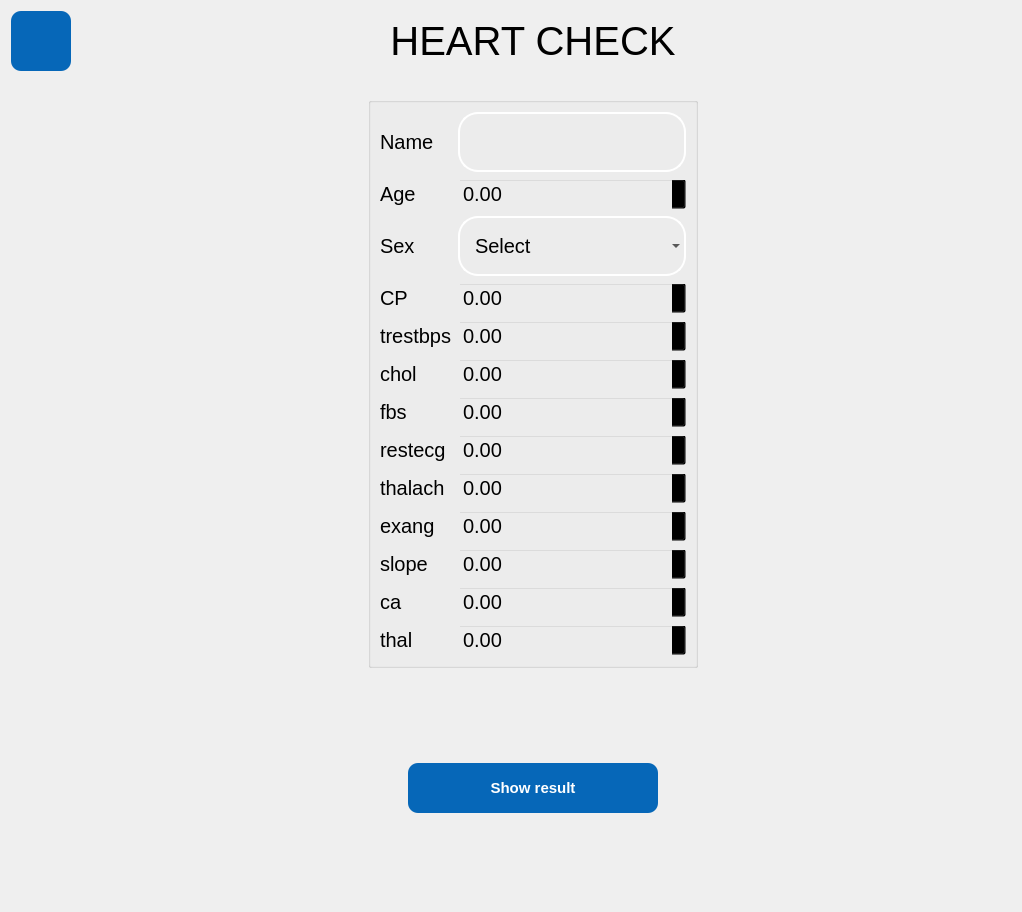
<?xml version="1.0" encoding="UTF-8"?>
<ui version="4.0">
 <class>Form</class>
 <widget class="QWidget" name="Form">
  <property name="geometry">
   <rect>
    <x>0</x>
    <y>0</y>
    <width>1022</width>
    <height>912</height>
   </rect>
  </property>
  <property name="windowTitle">
   <string>Form</string>
  </property>
  <property name="styleSheet">
   <string notr="true">
font-family:Ubuntu;
font-size: 20px;
	color:black;
</string>
  </property>
  <layout class="QGridLayout" name="gridLayout">
   <item row="0" column="0">
    <widget class="QPushButton" name="back_btn">
     <property name="minimumSize">
      <size>
       <width>60</width>
       <height>60</height>
      </size>
     </property>
     <property name="maximumSize">
      <size>
       <width>60</width>
       <height>60</height>
      </size>
     </property>
     <property name="styleSheet">
      <string notr="true">QPushButton {
	background-color:rgba(6,103,184,255);
    color: #FFFFFF;
    padding: 2px;
    font: bold 15px;
    border-width: 6px;
    border-radius: 10px;
    border-color: #2752B8;
}
QPushButton:hover {
    background-color: #827397;
}
QPushButton:pressed{
padding-left:5px;
padding-top:5px;
background-color:rgba(2, 65, 118, 100);
background-postion:calc(100% - 10px) center;}
</string>
     </property>
     <property name="text">
      <string/>
     </property>
     <property name="icon">
      <iconset resource="app_resources.qrc">
       <normaloff>:/ICONS/icons/back-button.png</normaloff>:/ICONS/icons/back-button.png</iconset>
     </property>
     <property name="iconSize">
      <size>
       <width>30</width>
       <height>30</height>
      </size>
     </property>
     <property name="flat">
      <bool>true</bool>
     </property>
    </widget>
   </item>
   <item row="4" column="3">
    <widget class="QPushButton" name="show_result_btn_2">
     <property name="minimumSize">
      <size>
       <width>250</width>
       <height>50</height>
      </size>
     </property>
     <property name="maximumSize">
      <size>
       <width>330</width>
       <height>50</height>
      </size>
     </property>
     <property name="styleSheet">
      <string notr="true">QPushButton {
	background-color:rgba(6,103,184,255);
    color: #FFFFFF;
    padding: 2px;
    font: bold 15px;
    border-width: 6px;
    border-radius: 10px;
    border-color: #2752B8;
}
QPushButton:hover {
    background-color: #827397;
}
QPushButton:pressed{
padding-left:5px;
padding-top:5px;
background-color:rgba(2, 65, 118, 100);
background-postion:calc(100% - 10px) center;}
</string>
     </property>
     <property name="text">
      <string>Show result</string>
     </property>
    </widget>
   </item>
   <item row="5" column="3">
    <spacer name="verticalSpacer">
     <property name="orientation">
      <enum>Qt::Vertical</enum>
     </property>
     <property name="sizeHint" stdset="0">
      <size>
       <width>20</width>
       <height>40</height>
      </size>
     </property>
    </spacer>
   </item>
   <item row="2" column="2" colspan="3">
    <widget class="QGroupBox" name="groupBox">
     <property name="minimumSize">
      <size>
       <width>330</width>
       <height>450</height>
      </size>
     </property>
     <property name="autoFillBackground">
      <bool>false</bool>
     </property>
     <property name="styleSheet">
      <string notr="true"> border-color:transparent;
background-color:transparent;</string>
     </property>
     <property name="title">
      <string/>
     </property>
     <property name="flat">
      <bool>true</bool>
     </property>
     <property name="checkable">
      <bool>false</bool>
     </property>
     <layout class="QGridLayout" name="gridLayout_2">
      <item row="6" column="0">
       <widget class="QLabel" name="label_6">
        <property name="styleSheet">
         <string notr="true">background-color: rgb(255, 255, 255,0);</string>
        </property>
        <property name="text">
         <string>fbs</string>
        </property>
       </widget>
      </item>
      <item row="0" column="0">
       <widget class="QLabel" name="label_13">
        <property name="styleSheet">
         <string notr="true">background-color: rgb(255, 255, 255,0);</string>
        </property>
        <property name="text">
         <string>Name</string>
        </property>
       </widget>
      </item>
      <item row="2" column="0">
       <widget class="QLabel" name="label_2">
        <property name="styleSheet">
         <string notr="true">background-color: rgb(255, 255, 255,0);</string>
        </property>
        <property name="text">
         <string>Sex</string>
        </property>
       </widget>
      </item>
      <item row="8" column="1">
       <widget class="QDoubleSpinBox" name="thalach_sb">
        <property name="styleSheet">
         <string notr="true">  height: 32px;
  border-radius: 4px;
  border: 1px solid #959595;
  position: relative;
  text-align: center;
  font-size: 20px;
  width: 80px;
  outline: none;

  caret-color: transparent;;

QLineEdit{
border: 1px solid #ABAFB7;

}
QLineEdit:focus {
  border: 3px solid #555;
}


QLineEdit{
border: 1px solid #ABAFB7;

}
QLineEdit:focus {
  border: 3px solid #555;
}

</string>
        </property>
       </widget>
      </item>
      <item row="2" column="1">
       <widget class="QComboBox" name="sex_comboBox">
        <property name="minimumSize">
         <size>
          <width>0</width>
          <height>49</height>
         </size>
        </property>
        <property name="styleSheet">
         <string notr="true">background:transparent;
  border-radius: 20px;
color:black	;
 border: 2px solid  #ffffff;
font-size:20px;
padding:15px;

</string>
        </property>
        <item>
         <property name="text">
          <string>Select</string>
         </property>
        </item>
        <item>
         <property name="text">
          <string>Male</string>
         </property>
         <property name="icon">
          <iconset>
           <normaloff>:/icons/icons/male.png</normaloff>:/icons/icons/male.png</iconset>
         </property>
        </item>
        <item>
         <property name="text">
          <string>Female</string>
         </property>
         <property name="icon">
          <iconset>
           <normaloff>:/icons/icons/female.png</normaloff>:/icons/icons/female.png</iconset>
         </property>
        </item>
       </widget>
      </item>
      <item row="12" column="0">
       <widget class="QLabel" name="label_12">
        <property name="styleSheet">
         <string notr="true">background-color: rgb(255, 255, 255,0);</string>
        </property>
        <property name="text">
         <string>thal</string>
        </property>
       </widget>
      </item>
      <item row="9" column="0">
       <widget class="QLabel" name="label_10">
        <property name="styleSheet">
         <string notr="true">background-color: rgb(255, 255, 255,0);</string>
        </property>
        <property name="text">
         <string>exang</string>
        </property>
       </widget>
      </item>
      <item row="0" column="1">
       <widget class="QLineEdit" name="Name_lin">
        <property name="minimumSize">
         <size>
          <width>0</width>
          <height>49</height>
         </size>
        </property>
        <property name="styleSheet">
         <string notr="true">background:transparent;
  border-radius: 20px;
color:black	;
 border: 2px solid  #ffffff;
font-size:20px;
padding:15px;

</string>
        </property>
       </widget>
      </item>
      <item row="11" column="1">
       <widget class="QDoubleSpinBox" name="ca_sb">
        <property name="styleSheet">
         <string notr="true">  height: 32px;
  border-radius: 4px;
  border: 1px solid #959595;
  position: relative;
  text-align: center;
  font-size: 20px;
  width: 80px;
  outline: none;

  caret-color: transparent;;

QLineEdit{
border: 1px solid #ABAFB7;

}
QLineEdit:focus {
  border: 3px solid #555;
}


QLineEdit{
border: 1px solid #ABAFB7;

}
QLineEdit:focus {
  border: 3px solid #555;
}

</string>
        </property>
       </widget>
      </item>
      <item row="1" column="1">
       <widget class="QDoubleSpinBox" name="age_sb">
        <property name="styleSheet">
         <string notr="true">  height: 32px;
  border-radius: 4px;
  border: 1px solid #959595;
  position: relative;
  text-align: center;
  font-size: 20px;
  width: 80px;
  outline: none;

  caret-color: transparent;;

QLineEdit{
border: 1px solid #ABAFB7;

}
QLineEdit:focus {
  border: 3px solid #555;
}


QLineEdit{
border: 1px solid #ABAFB7;

}
QLineEdit:focus {
  border: 3px solid #555;
}

</string>
        </property>
       </widget>
      </item>
      <item row="9" column="1">
       <widget class="QDoubleSpinBox" name="exang_sb">
        <property name="styleSheet">
         <string notr="true">  height: 32px;
  border-radius: 4px;
  border: 1px solid #959595;
  position: relative;
  text-align: center;
  font-size: 20px;
  width: 80px;
  outline: none;

  caret-color: transparent;;

QLineEdit{
border: 1px solid #ABAFB7;

}
QLineEdit:focus {
  border: 3px solid #555;
}


QLineEdit{
border: 1px solid #ABAFB7;

}
QLineEdit:focus {
  border: 3px solid #555;
}

</string>
        </property>
       </widget>
      </item>
      <item row="3" column="0">
       <widget class="QLabel" name="label_3">
        <property name="styleSheet">
         <string notr="true">background-color: rgb(255, 255, 255,0);</string>
        </property>
        <property name="text">
         <string>CP</string>
        </property>
       </widget>
      </item>
      <item row="8" column="0">
       <widget class="QLabel" name="label_8">
        <property name="styleSheet">
         <string notr="true">background-color: rgb(255, 255, 255,0);</string>
        </property>
        <property name="text">
         <string>thalach</string>
        </property>
       </widget>
      </item>
      <item row="1" column="0">
       <widget class="QLabel" name="label">
        <property name="styleSheet">
         <string notr="true">background-color: rgb(255, 255, 255,0);</string>
        </property>
        <property name="text">
         <string>Age</string>
        </property>
       </widget>
      </item>
      <item row="7" column="0">
       <widget class="QLabel" name="label_7">
        <property name="styleSheet">
         <string notr="true">background-color: rgb(255, 255, 255,0);</string>
        </property>
        <property name="text">
         <string>restecg</string>
        </property>
       </widget>
      </item>
      <item row="4" column="1">
       <widget class="QDoubleSpinBox" name="trestbps_sb">
        <property name="styleSheet">
         <string notr="true">  height: 32px;
  border-radius: 4px;
  border: 1px solid #959595;
  position: relative;
  text-align: center;
  font-size: 20px;
  width: 80px;
  outline: none;

  caret-color: transparent;;

QLineEdit{
border: 1px solid #ABAFB7;

}
QLineEdit:focus {
  border: 3px solid #555;
}


QLineEdit{
border: 1px solid #ABAFB7;

}
QLineEdit:focus {
  border: 3px solid #555;
}

</string>
        </property>
       </widget>
      </item>
      <item row="7" column="1">
       <widget class="QDoubleSpinBox" name="restecg_sv">
        <property name="styleSheet">
         <string notr="true">  height: 32px;
  border-radius: 4px;
  border: 1px solid #959595;
  position: relative;
  text-align: center;
  font-size: 20px;
  width: 80px;
  outline: none;

  caret-color: transparent;;

QLineEdit{
border: 1px solid #ABAFB7;

}
QLineEdit:focus {
  border: 3px solid #555;
}


QLineEdit{
border: 1px solid #ABAFB7;

}
QLineEdit:focus {
  border: 3px solid #555;
}

</string>
        </property>
       </widget>
      </item>
      <item row="10" column="1">
       <widget class="QDoubleSpinBox" name="slope_sb">
        <property name="styleSheet">
         <string notr="true">  height: 32px;
  border-radius: 4px;
  border: 1px solid #959595;
  position: relative;
  text-align: center;
  font-size: 20px;
  width: 80px;
  outline: none;

  caret-color: transparent;;

QLineEdit{
border: 1px solid #ABAFB7;

}
QLineEdit:focus {
  border: 3px solid #555;
}


QLineEdit{
border: 1px solid #ABAFB7;

}
QLineEdit:focus {
  border: 3px solid #555;
}

</string>
        </property>
       </widget>
      </item>
      <item row="5" column="0">
       <widget class="QLabel" name="label_5">
        <property name="styleSheet">
         <string notr="true">background-color: rgb(255, 255, 255,0);</string>
        </property>
        <property name="text">
         <string>chol</string>
        </property>
       </widget>
      </item>
      <item row="4" column="0">
       <widget class="QLabel" name="label_4">
        <property name="styleSheet">
         <string notr="true">background-color: rgb(255, 255, 255,0);</string>
        </property>
        <property name="text">
         <string>trestbps</string>
        </property>
       </widget>
      </item>
      <item row="10" column="0">
       <widget class="QLabel" name="label_9">
        <property name="styleSheet">
         <string notr="true">background-color: rgb(255, 255, 255,0);</string>
        </property>
        <property name="text">
         <string>slope</string>
        </property>
       </widget>
      </item>
      <item row="3" column="1">
       <widget class="QDoubleSpinBox" name="cp_sb">
        <property name="styleSheet">
         <string notr="true">  height: 32px;
  border-radius: 4px;
  border: 1px solid #959595;
  position: relative;
  text-align: center;
  font-size: 20px;
  width: 80px;
  outline: none;

  caret-color: transparent;;

QLineEdit{
border: 1px solid #ABAFB7;

}
QLineEdit:focus {
  border: 3px solid #555;
}


QLineEdit{
border: 1px solid #ABAFB7;

}
QLineEdit:focus {
  border: 3px solid #555;
}

</string>
        </property>
       </widget>
      </item>
      <item row="6" column="1">
       <widget class="QDoubleSpinBox" name="fbs_sb">
        <property name="styleSheet">
         <string notr="true">  height: 32px;
  border-radius: 4px;
  border: 1px solid #959595;
  position: relative;
  text-align: center;
  font-size: 20px;
  width: 80px;
  outline: none;

  caret-color: transparent;;

QLineEdit{
border: 1px solid #ABAFB7;

}
QLineEdit:focus {
  border: 3px solid #555;
}


QLineEdit{
border: 1px solid #ABAFB7;

}
QLineEdit:focus {
  border: 3px solid #555;
}

</string>
        </property>
       </widget>
      </item>
      <item row="11" column="0">
       <widget class="QLabel" name="label_11">
        <property name="styleSheet">
         <string notr="true">background-color: rgb(255, 255, 255,0);</string>
        </property>
        <property name="text">
         <string>ca</string>
        </property>
       </widget>
      </item>
      <item row="5" column="1">
       <widget class="QDoubleSpinBox" name="chol_sb">
        <property name="styleSheet">
         <string notr="true">  height: 32px;
  border-radius: 4px;
  border: 1px solid #959595;
  position: relative;
  text-align: center;
  font-size: 20px;
  width: 80px;
  outline: none;

  caret-color: transparent;;

QLineEdit{
border: 1px solid #ABAFB7;

}
QLineEdit:focus {
  border: 3px solid #555;
}


QLineEdit{
border: 1px solid #ABAFB7;

}
QLineEdit:focus {
  border: 3px solid #555;
}

</string>
        </property>
       </widget>
      </item>
      <item row="12" column="1">
       <widget class="QDoubleSpinBox" name="thal_sb">
        <property name="styleSheet">
         <string notr="true">  height: 32px;
  border-radius: 4px;
  border: 1px solid #959595;
  position: relative;
  text-align: center;
  font-size: 20px;
  width: 80px;
  outline: none;

  caret-color: transparent;;

QLineEdit{
border: 1px solid #ABAFB7;

}
QLineEdit:focus {
  border: 3px solid #555;
}


QLineEdit{
border: 1px solid #ABAFB7;

}
QLineEdit:focus {
  border: 3px solid #555;
}

</string>
        </property>
       </widget>
      </item>
     </layout>
    </widget>
   </item>
   <item row="4" column="0" colspan="3">
    <spacer name="horizontalSpacer">
     <property name="orientation">
      <enum>Qt::Horizontal</enum>
     </property>
     <property name="sizeHint" stdset="0">
      <size>
       <width>389</width>
       <height>20</height>
      </size>
     </property>
    </spacer>
   </item>
   <item row="0" column="2" colspan="3">
    <widget class="QLabel" name="label_25">
     <property name="styleSheet">
      <string notr="true">background-color: rgb(85, 255, 127,0);
font-size:40px</string>
     </property>
     <property name="text">
      <string>HEART CHECK</string>
     </property>
     <property name="alignment">
      <set>Qt::AlignCenter</set>
     </property>
    </widget>
   </item>
   <item row="4" column="4" colspan="2">
    <spacer name="horizontalSpacer_2">
     <property name="orientation">
      <enum>Qt::Horizontal</enum>
     </property>
     <property name="sizeHint" stdset="0">
      <size>
       <width>347</width>
       <height>20</height>
      </size>
     </property>
    </spacer>
   </item>
   <item row="0" column="1">
    <spacer name="horizontalSpacer_3">
     <property name="orientation">
      <enum>Qt::Horizontal</enum>
     </property>
     <property name="sizeHint" stdset="0">
      <size>
       <width>283</width>
       <height>20</height>
      </size>
     </property>
    </spacer>
   </item>
   <item row="0" column="5">
    <spacer name="horizontalSpacer_4">
     <property name="orientation">
      <enum>Qt::Horizontal</enum>
     </property>
     <property name="sizeHint" stdset="0">
      <size>
       <width>307</width>
       <height>20</height>
      </size>
     </property>
    </spacer>
   </item>
   <item row="3" column="3">
    <spacer name="verticalSpacer_2">
     <property name="orientation">
      <enum>Qt::Vertical</enum>
     </property>
     <property name="sizeHint" stdset="0">
      <size>
       <width>20</width>
       <height>40</height>
      </size>
     </property>
    </spacer>
   </item>
   <item row="1" column="3">
    <spacer name="verticalSpacer_20">
     <property name="orientation">
      <enum>Qt::Vertical</enum>
     </property>
     <property name="sizeType">
      <enum>QSizePolicy::Fixed</enum>
     </property>
     <property name="sizeHint" stdset="0">
      <size>
       <width>20</width>
       <height>20</height>
      </size>
     </property>
    </spacer>
   </item>
  </layout>
 </widget>
 <resources>
  <include location="app_resources.qrc"/>
 </resources>
 <connections/>
</ui>
